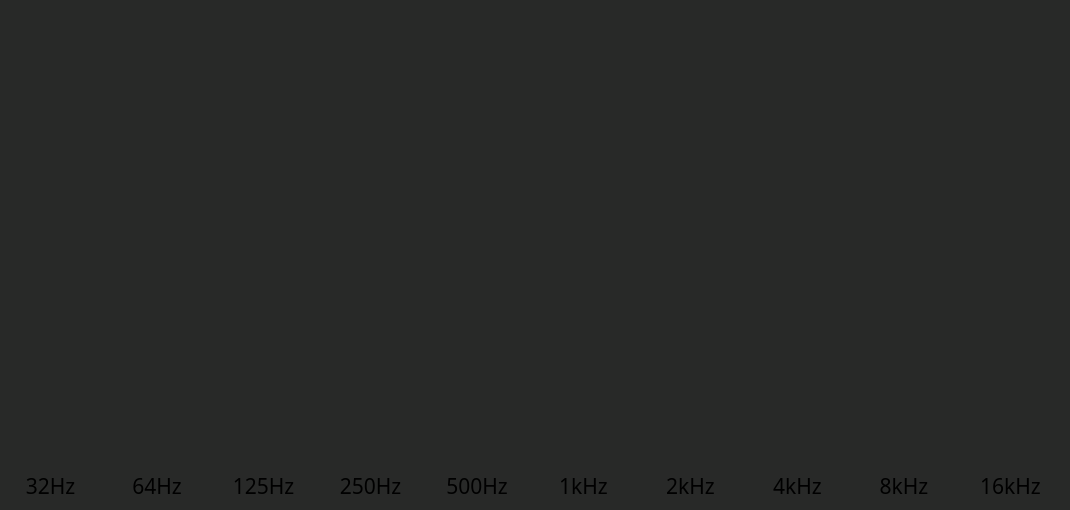
    <widget class="QWidget" name="tab_2">
     <property name="styleSheet">
      <string notr="true">background-color: rgb(40, 41, 40);</string>
     </property>
     <attribute name="title">
      <string>Densidad espectral de energía</string>
     </attribute>
     <widget class="QWidget" name="horizontalLayoutWidget_3">
      <property name="geometry">
       <rect>
        <x>0</x>
        <y>0</y>
        <width>1061</width>
        <height>501</height>
       </rect>
      </property>
      <layout class="QHBoxLayout" name="horizontalLayout">
       <property name="topMargin">
        <number>10</number>
       </property>
       <item>
        <layout class="QVBoxLayout" name="verticalLayout_13">
         <item>
          <widget class="QProgressBar" name="progressBar_1">
           <property name="enabled">
            <bool>true</bool>
           </property>
           <property name="sizePolicy">
            <sizepolicy hsizetype="Minimum" vsizetype="Expanding">
             <horstretch>0</horstretch>
             <verstretch>0</verstretch>
            </sizepolicy>
           </property>
           <property name="contextMenuPolicy">
            <enum>Qt::DefaultContextMenu</enum>
           </property>
           <property name="styleSheet">
            <string notr="true">QProgressBar::chunk {
background-color: #282928;
border-color: #282928;
}

QProgressBar {
background-color: qlineargradient(spread:pad, x1:0, y1:1, x2:0, y2:0, stop:0 rgba(105, 179, 76, 255), stop:0.2 rgba(172, 179, 52, 255), stop:0.4 rgba(250, 183, 51, 255), stop:0.6 rgba(255, 142, 21, 255), stop:0.8 rgba(255, 78, 17, 255), stop:1 rgba(255, 13, 13, 255));
}</string>
           </property>
           <property name="maximum">
            <number>10000</number>
           </property>
           <property name="value">
            <number>10000</number>
           </property>
           <property name="alignment">
            <set>Qt::AlignCenter</set>
           </property>
           <property name="textVisible">
            <bool>false</bool>
           </property>
           <property name="orientation">
            <enum>Qt::Vertical</enum>
           </property>
           <property name="invertedAppearance">
            <bool>true</bool>
           </property>
          </widget>
         </item>
         <item>
          <widget class="QLabel" name="label">
           <property name="font">
            <font>
             <family>Fira Code Retina</family>
             <pointsize>16</pointsize>
            </font>
           </property>
           <property name="text">
            <string>32Hz</string>
           </property>
           <property name="alignment">
            <set>Qt::AlignCenter</set>
           </property>
          </widget>
         </item>
        </layout>
       </item>
       <item>
        <layout class="QVBoxLayout" name="verticalLayout_14">
         <item>
          <widget class="QProgressBar" name="progressBar_2">
           <property name="enabled">
            <bool>true</bool>
           </property>
           <property name="sizePolicy">
            <sizepolicy hsizetype="Minimum" vsizetype="Expanding">
             <horstretch>0</horstretch>
             <verstretch>0</verstretch>
            </sizepolicy>
           </property>
           <property name="contextMenuPolicy">
            <enum>Qt::DefaultContextMenu</enum>
           </property>
           <property name="styleSheet">
            <string notr="true">QProgressBar::chunk {
background-color: #282928;
border-color: #282928;
}

QProgressBar {
background-color: qlineargradient(spread:pad, x1:0, y1:1, x2:0, y2:0, stop:0 rgba(105, 179, 76, 255), stop:0.2 rgba(172, 179, 52, 255), stop:0.4 rgba(250, 183, 51, 255), stop:0.6 rgba(255, 142, 21, 255), stop:0.8 rgba(255, 78, 17, 255), stop:1 rgba(255, 13, 13, 255));
}</string>
           </property>
           <property name="maximum">
            <number>10000</number>
           </property>
           <property name="value">
            <number>10000</number>
           </property>
           <property name="alignment">
            <set>Qt::AlignCenter</set>
           </property>
           <property name="textVisible">
            <bool>false</bool>
           </property>
           <property name="orientation">
            <enum>Qt::Vertical</enum>
           </property>
           <property name="invertedAppearance">
            <bool>true</bool>
           </property>
          </widget>
         </item>
         <item>
          <widget class="QLabel" name="label_2">
           <property name="font">
            <font>
             <family>Fira Code Retina</family>
             <pointsize>16</pointsize>
            </font>
           </property>
           <property name="text">
            <string>64Hz</string>
           </property>
           <property name="alignment">
            <set>Qt::AlignCenter</set>
           </property>
          </widget>
         </item>
        </layout>
       </item>
       <item>
        <layout class="QVBoxLayout" name="verticalLayout_15">
         <item>
          <widget class="QProgressBar" name="progressBar_3">
           <property name="enabled">
            <bool>true</bool>
           </property>
           <property name="sizePolicy">
            <sizepolicy hsizetype="Minimum" vsizetype="Expanding">
             <horstretch>0</horstretch>
             <verstretch>0</verstretch>
            </sizepolicy>
           </property>
           <property name="contextMenuPolicy">
            <enum>Qt::DefaultContextMenu</enum>
           </property>
           <property name="styleSheet">
            <string notr="true">QProgressBar::chunk {
background-color: #282928;
border-color: #282928;
}

QProgressBar {
background-color: qlineargradient(spread:pad, x1:0, y1:1, x2:0, y2:0, stop:0 rgba(105, 179, 76, 255), stop:0.2 rgba(172, 179, 52, 255), stop:0.4 rgba(250, 183, 51, 255), stop:0.6 rgba(255, 142, 21, 255), stop:0.8 rgba(255, 78, 17, 255), stop:1 rgba(255, 13, 13, 255));
}</string>
           </property>
           <property name="maximum">
            <number>10000</number>
           </property>
           <property name="value">
            <number>10000</number>
           </property>
           <property name="alignment">
            <set>Qt::AlignCenter</set>
           </property>
           <property name="textVisible">
            <bool>false</bool>
           </property>
           <property name="orientation">
            <enum>Qt::Vertical</enum>
           </property>
           <property name="invertedAppearance">
            <bool>true</bool>
           </property>
          </widget>
         </item>
         <item>
          <widget class="QLabel" name="label_3">
           <property name="font">
            <font>
             <family>Fira Code Retina</family>
             <pointsize>16</pointsize>
            </font>
           </property>
           <property name="text">
            <string>125Hz</string>
           </property>
           <property name="alignment">
            <set>Qt::AlignCenter</set>
           </property>
          </widget>
         </item>
        </layout>
       </item>
       <item>
        <layout class="QVBoxLayout" name="verticalLayout_16">
         <item>
          <widget class="QProgressBar" name="progressBar_4">
           <property name="enabled">
            <bool>true</bool>
           </property>
           <property name="sizePolicy">
            <sizepolicy hsizetype="Minimum" vsizetype="Expanding">
             <horstretch>0</horstretch>
             <verstretch>0</verstretch>
            </sizepolicy>
           </property>
           <property name="contextMenuPolicy">
            <enum>Qt::DefaultContextMenu</enum>
           </property>
           <property name="styleSheet">
            <string notr="true">QProgressBar::chunk {
background-color: #282928;
border-color: #282928;
}

QProgressBar {
background-color: qlineargradient(spread:pad, x1:0, y1:1, x2:0, y2:0, stop:0 rgba(105, 179, 76, 255), stop:0.2 rgba(172, 179, 52, 255), stop:0.4 rgba(250, 183, 51, 255), stop:0.6 rgba(255, 142, 21, 255), stop:0.8 rgba(255, 78, 17, 255), stop:1 rgba(255, 13, 13, 255));
}</string>
           </property>
           <property name="maximum">
            <number>10000</number>
           </property>
           <property name="value">
            <number>10000</number>
           </property>
           <property name="alignment">
            <set>Qt::AlignCenter</set>
           </property>
           <property name="textVisible">
            <bool>false</bool>
           </property>
           <property name="orientation">
            <enum>Qt::Vertical</enum>
           </property>
           <property name="invertedAppearance">
            <bool>true</bool>
           </property>
          </widget>
         </item>
         <item>
          <widget class="QLabel" name="label_4">
           <property name="font">
            <font>
             <family>Fira Code Retina</family>
             <pointsize>16</pointsize>
            </font>
           </property>
           <property name="text">
            <string>250Hz</string>
           </property>
           <property name="alignment">
            <set>Qt::AlignCenter</set>
           </property>
          </widget>
         </item>
        </layout>
       </item>
       <item>
        <layout class="QVBoxLayout" name="verticalLayout_17">
         <item>
          <widget class="QProgressBar" name="progressBar_5">
           <property name="enabled">
            <bool>true</bool>
           </property>
           <property name="sizePolicy">
            <sizepolicy hsizetype="Minimum" vsizetype="Expanding">
             <horstretch>0</horstretch>
             <verstretch>0</verstretch>
            </sizepolicy>
           </property>
           <property name="contextMenuPolicy">
            <enum>Qt::DefaultContextMenu</enum>
           </property>
           <property name="styleSheet">
            <string notr="true">QProgressBar::chunk {
background-color: #282928;
border-color: #282928;
}

QProgressBar {
background-color: qlineargradient(spread:pad, x1:0, y1:1, x2:0, y2:0, stop:0 rgba(105, 179, 76, 255), stop:0.2 rgba(172, 179, 52, 255), stop:0.4 rgba(250, 183, 51, 255), stop:0.6 rgba(255, 142, 21, 255), stop:0.8 rgba(255, 78, 17, 255), stop:1 rgba(255, 13, 13, 255));
}</string>
           </property>
           <property name="maximum">
            <number>10000</number>
           </property>
           <property name="value">
            <number>10000</number>
           </property>
           <property name="alignment">
            <set>Qt::AlignCenter</set>
           </property>
           <property name="textVisible">
            <bool>false</bool>
           </property>
           <property name="orientation">
            <enum>Qt::Vertical</enum>
           </property>
           <property name="invertedAppearance">
            <bool>true</bool>
           </property>
          </widget>
         </item>
         <item>
          <widget class="QLabel" name="label_5">
           <property name="font">
            <font>
             <family>Fira Code Retina</family>
             <pointsize>16</pointsize>
            </font>
           </property>
           <property name="text">
            <string>500Hz</string>
           </property>
           <property name="alignment">
            <set>Qt::AlignCenter</set>
           </property>
          </widget>
         </item>
        </layout>
       </item>
       <item>
        <layout class="QVBoxLayout" name="verticalLayout_18">
         <item>
          <widget class="QProgressBar" name="progressBar_6">
           <property name="enabled">
            <bool>true</bool>
           </property>
           <property name="sizePolicy">
            <sizepolicy hsizetype="Minimum" vsizetype="Expanding">
             <horstretch>0</horstretch>
             <verstretch>0</verstretch>
            </sizepolicy>
           </property>
           <property name="contextMenuPolicy">
            <enum>Qt::DefaultContextMenu</enum>
           </property>
           <property name="styleSheet">
            <string notr="true">QProgressBar::chunk {
background-color: #282928;
border-color: #282928;
}

QProgressBar {
background-color: qlineargradient(spread:pad, x1:0, y1:1, x2:0, y2:0, stop:0 rgba(105, 179, 76, 255), stop:0.2 rgba(172, 179, 52, 255), stop:0.4 rgba(250, 183, 51, 255), stop:0.6 rgba(255, 142, 21, 255), stop:0.8 rgba(255, 78, 17, 255), stop:1 rgba(255, 13, 13, 255));
}</string>
           </property>
           <property name="maximum">
            <number>10000</number>
           </property>
           <property name="value">
            <number>10000</number>
           </property>
           <property name="alignment">
            <set>Qt::AlignCenter</set>
           </property>
           <property name="textVisible">
            <bool>false</bool>
           </property>
           <property name="orientation">
            <enum>Qt::Vertical</enum>
           </property>
           <property name="invertedAppearance">
            <bool>true</bool>
           </property>
          </widget>
         </item>
         <item>
          <widget class="QLabel" name="label_6">
           <property name="font">
            <font>
             <family>Fira Code Retina</family>
             <pointsize>16</pointsize>
            </font>
           </property>
           <property name="text">
            <string>1kHz</string>
           </property>
           <property name="alignment">
            <set>Qt::AlignCenter</set>
           </property>
          </widget>
         </item>
        </layout>
       </item>
       <item>
        <layout class="QVBoxLayout" name="verticalLayout_19">
         <item>
          <widget class="QProgressBar" name="progressBar_7">
           <property name="enabled">
            <bool>true</bool>
           </property>
           <property name="sizePolicy">
            <sizepolicy hsizetype="Minimum" vsizetype="Expanding">
             <horstretch>0</horstretch>
             <verstretch>0</verstretch>
            </sizepolicy>
           </property>
           <property name="contextMenuPolicy">
            <enum>Qt::DefaultContextMenu</enum>
           </property>
           <property name="styleSheet">
            <string notr="true">QProgressBar::chunk {
background-color: #282928;
border-color: #282928;
}

QProgressBar {
background-color: qlineargradient(spread:pad, x1:0, y1:1, x2:0, y2:0, stop:0 rgba(105, 179, 76, 255), stop:0.2 rgba(172, 179, 52, 255), stop:0.4 rgba(250, 183, 51, 255), stop:0.6 rgba(255, 142, 21, 255), stop:0.8 rgba(255, 78, 17, 255), stop:1 rgba(255, 13, 13, 255));
}</string>
           </property>
           <property name="maximum">
            <number>10000</number>
           </property>
           <property name="value">
            <number>10000</number>
           </property>
           <property name="alignment">
            <set>Qt::AlignCenter</set>
           </property>
           <property name="textVisible">
            <bool>false</bool>
           </property>
           <property name="orientation">
            <enum>Qt::Vertical</enum>
           </property>
           <property name="invertedAppearance">
            <bool>true</bool>
           </property>
          </widget>
         </item>
         <item>
          <widget class="QLabel" name="label_7">
           <property name="font">
            <font>
             <family>Fira Code Retina</family>
             <pointsize>16</pointsize>
            </font>
           </property>
           <property name="text">
            <string>2kHz</string>
           </property>
           <property name="alignment">
            <set>Qt::AlignCenter</set>
           </property>
          </widget>
         </item>
        </layout>
       </item>
       <item>
        <layout class="QVBoxLayout" name="verticalLayout_20">
         <item>
          <widget class="QProgressBar" name="progressBar_8">
           <property name="enabled">
            <bool>true</bool>
           </property>
           <property name="sizePolicy">
            <sizepolicy hsizetype="Minimum" vsizetype="Expanding">
             <horstretch>0</horstretch>
             <verstretch>0</verstretch>
            </sizepolicy>
           </property>
           <property name="contextMenuPolicy">
            <enum>Qt::DefaultContextMenu</enum>
           </property>
           <property name="styleSheet">
            <string notr="true">QProgressBar::chunk {
background-color: #282928;
border-color: #282928;
}

QProgressBar {
background-color: qlineargradient(spread:pad, x1:0, y1:1, x2:0, y2:0, stop:0 rgba(105, 179, 76, 255), stop:0.2 rgba(172, 179, 52, 255), stop:0.4 rgba(250, 183, 51, 255), stop:0.6 rgba(255, 142, 21, 255), stop:0.8 rgba(255, 78, 17, 255), stop:1 rgba(255, 13, 13, 255));
}</string>
           </property>
           <property name="maximum">
            <number>10000</number>
           </property>
           <property name="value">
            <number>10000</number>
           </property>
           <property name="alignment">
            <set>Qt::AlignCenter</set>
           </property>
           <property name="textVisible">
            <bool>false</bool>
           </property>
           <property name="orientation">
            <enum>Qt::Vertical</enum>
           </property>
           <property name="invertedAppearance">
            <bool>true</bool>
           </property>
          </widget>
         </item>
         <item>
          <widget class="QLabel" name="label_8">
           <property name="font">
            <font>
             <family>Fira Code Retina</family>
             <pointsize>16</pointsize>
            </font>
           </property>
           <property name="text">
            <string>4kHz</string>
           </property>
           <property name="alignment">
            <set>Qt::AlignCenter</set>
           </property>
          </widget>
         </item>
        </layout>
       </item>
       <item>
        <layout class="QVBoxLayout" name="verticalLayout_21">
         <item>
          <widget class="QProgressBar" name="progressBar_9">
           <property name="enabled">
            <bool>true</bool>
           </property>
           <property name="sizePolicy">
            <sizepolicy hsizetype="Minimum" vsizetype="Expanding">
             <horstretch>0</horstretch>
             <verstretch>0</verstretch>
            </sizepolicy>
           </property>
           <property name="contextMenuPolicy">
            <enum>Qt::DefaultContextMenu</enum>
           </property>
           <property name="styleSheet">
            <string notr="true">QProgressBar::chunk {
background-color: #282928;
border-color: #282928;
}

QProgressBar {
background-color: qlineargradient(spread:pad, x1:0, y1:1, x2:0, y2:0, stop:0 rgba(105, 179, 76, 255), stop:0.2 rgba(172, 179, 52, 255), stop:0.4 rgba(250, 183, 51, 255), stop:0.6 rgba(255, 142, 21, 255), stop:0.8 rgba(255, 78, 17, 255), stop:1 rgba(255, 13, 13, 255));
}</string>
           </property>
           <property name="maximum">
            <number>10000</number>
           </property>
           <property name="value">
            <number>10000</number>
           </property>
           <property name="alignment">
            <set>Qt::AlignCenter</set>
           </property>
           <property name="textVisible">
            <bool>false</bool>
           </property>
           <property name="orientation">
            <enum>Qt::Vertical</enum>
           </property>
           <property name="invertedAppearance">
            <bool>true</bool>
           </property>
          </widget>
         </item>
         <item>
          <widget class="QLabel" name="label_9">
           <property name="font">
            <font>
             <family>Fira Code Retina</family>
             <pointsize>16</pointsize>
            </font>
           </property>
           <property name="text">
            <string>8kHz</string>
           </property>
           <property name="alignment">
            <set>Qt::AlignCenter</set>
           </property>
          </widget>
         </item>
        </layout>
       </item>
       <item>
        <layout class="QVBoxLayout" name="verticalLayout_22">
         <item>
          <widget class="QProgressBar" name="progressBar_10">
           <property name="enabled">
            <bool>true</bool>
           </property>
           <property name="sizePolicy">
            <sizepolicy hsizetype="Minimum" vsizetype="Expanding">
             <horstretch>0</horstretch>
             <verstretch>0</verstretch>
            </sizepolicy>
           </property>
           <property name="contextMenuPolicy">
            <enum>Qt::DefaultContextMenu</enum>
           </property>
           <property name="styleSheet">
            <string notr="true">QProgressBar::chunk {
background-color: #282928;
border-color: #282928;
}

QProgressBar {
background-color: qlineargradient(spread:pad, x1:0, y1:1, x2:0, y2:0, stop:0 rgba(105, 179, 76, 255), stop:0.2 rgba(172, 179, 52, 255), stop:0.4 rgba(250, 183, 51, 255), stop:0.6 rgba(255, 142, 21, 255), stop:0.8 rgba(255, 78, 17, 255), stop:1 rgba(255, 13, 13, 255));
}</string>
           </property>
           <property name="maximum">
            <number>10000</number>
           </property>
           <property name="value">
            <number>10000</number>
           </property>
           <property name="alignment">
            <set>Qt::AlignCenter</set>
           </property>
           <property name="textVisible">
            <bool>false</bool>
           </property>
           <property name="orientation">
            <enum>Qt::Vertical</enum>
           </property>
           <property name="invertedAppearance">
            <bool>true</bool>
           </property>
          </widget>
         </item>
         <item>
          <widget class="QLabel" name="label_10">
           <property name="font">
            <font>
             <family>Fira Code Retina</family>
             <pointsize>16</pointsize>
            </font>
           </property>
           <property name="text">
            <string>16kHz</string>
           </property>
           <property name="alignment">
            <set>Qt::AlignCenter</set>
           </property>
          </widget>
         </item>
        </layout>
       </item>
      </layout>
     </widget>
    </widget>
